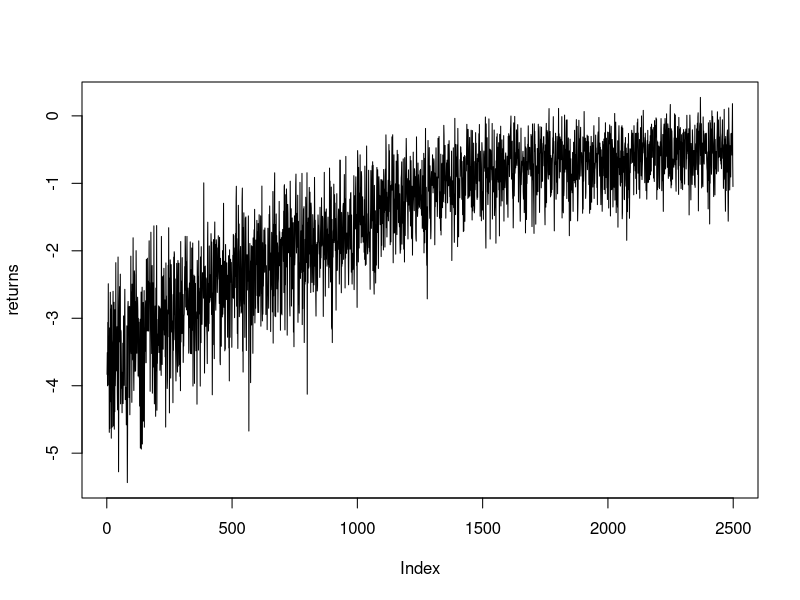
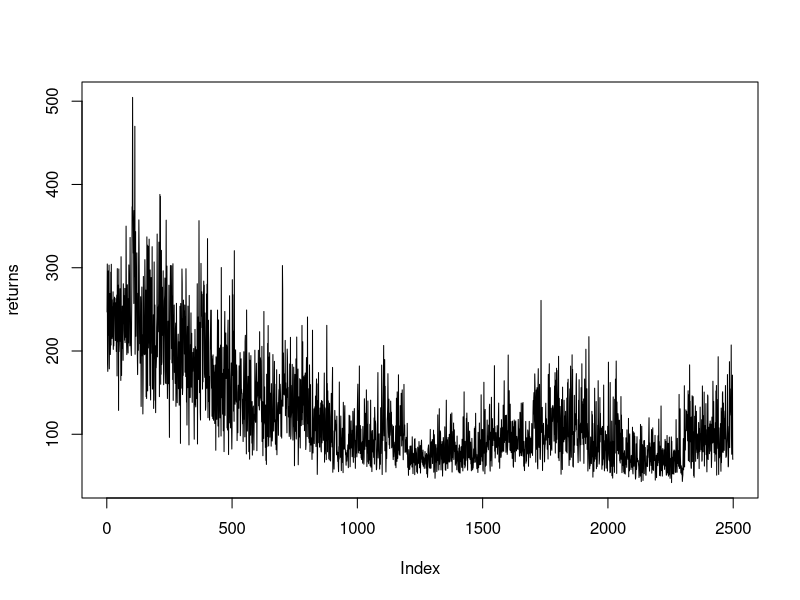
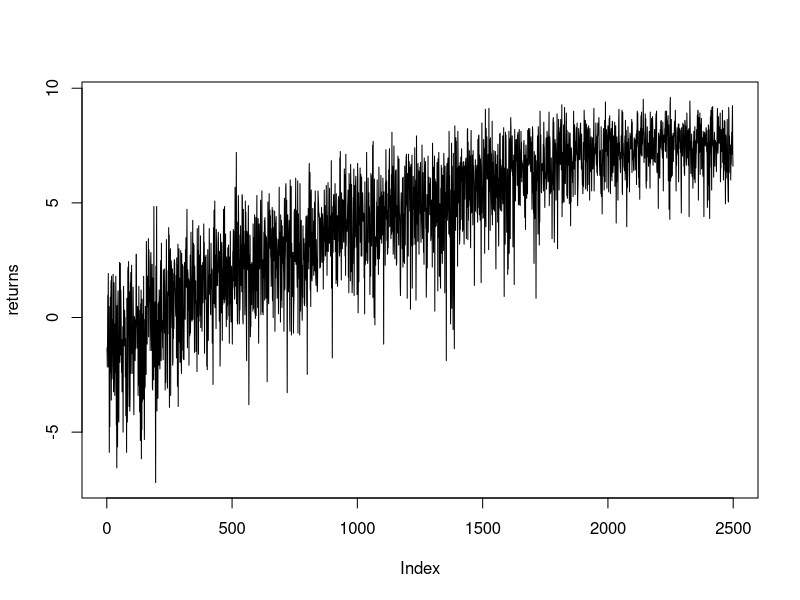
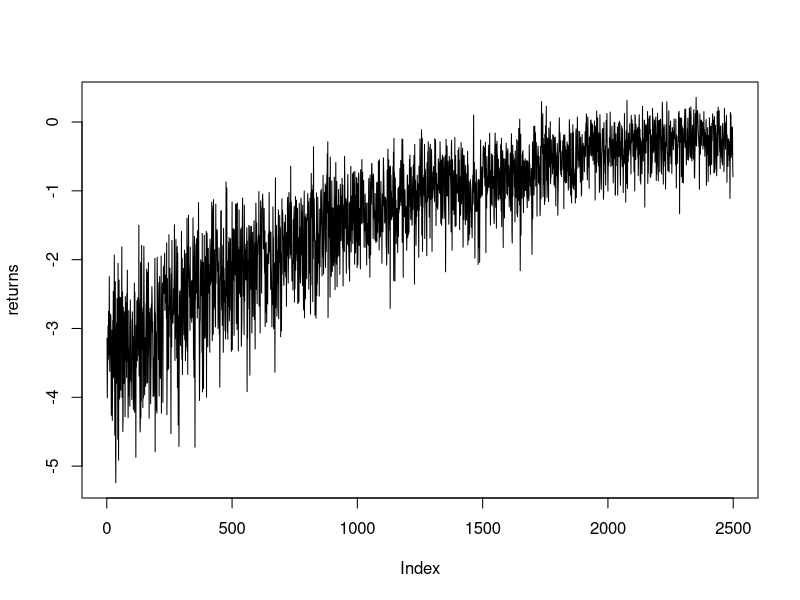
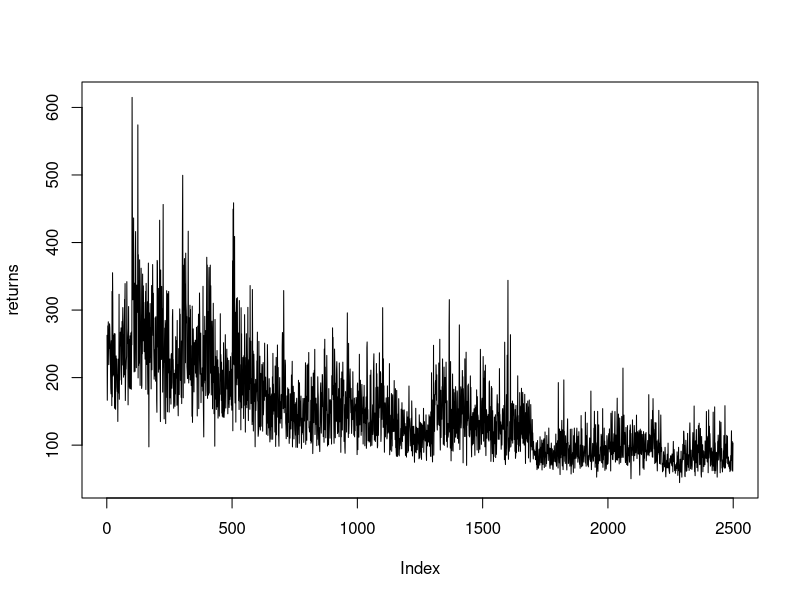
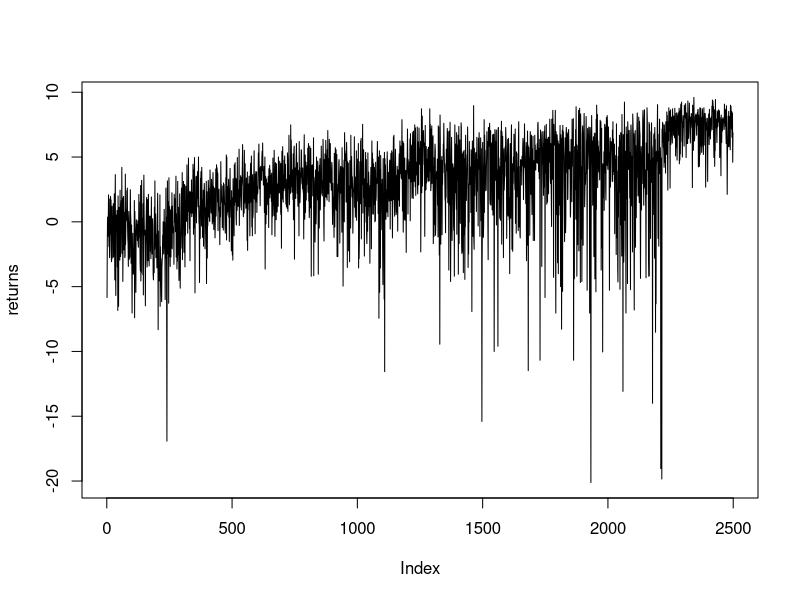

The R script that drew these images, in order:
returns <- read.table(file="mc/B20_1_return.csv",sep=",")
returns <-apply(returns,MARGIN=2,FUN=mean)
plot(returns, type="l")

returns <- read.table(file="mc/B20_1_steps.csv",sep=",")
returns <-apply(returns,MARGIN=2,FUN=mean)
plot(returns, type="l")

returns <- read.table(file="mc/B20_1_rewards.csv",sep=",")
returns <-apply(returns,MARGIN=2,FUN=mean)
plot(returns, type="l")

returns <- read.table(file="mc/A100_return.csv",sep=",")
returns <-apply(returns,MARGIN=2,FUN=mean)
plot(returns, type="l")

returns <- read.table(file="mc/A100_steps.csv",sep=",")
returns <-apply(returns,MARGIN=2,FUN=mean)
plot(returns, type="l")

returns <- read.table(file="mc/A100_rewards.csv",sep=",")
returns <-apply(returns,MARGIN=2,FUN=mean)
plot(returns, type="l")
